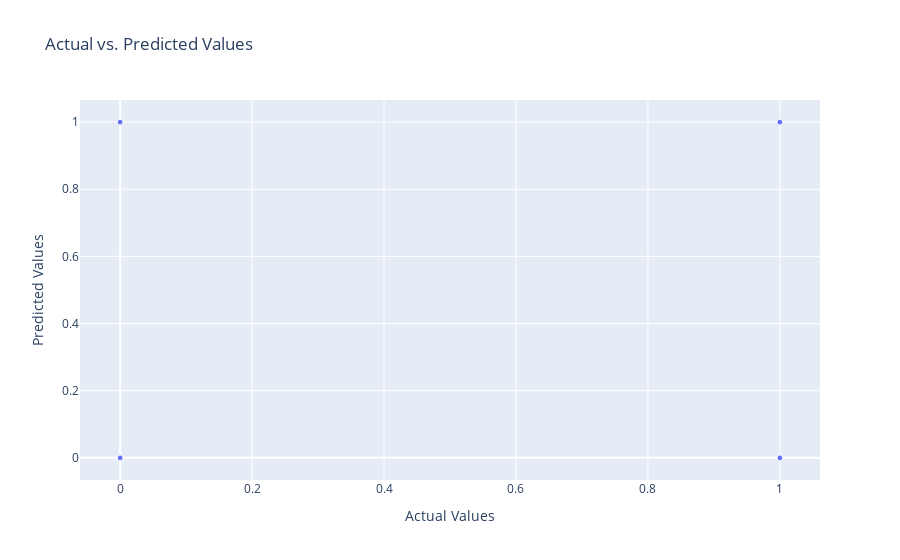

Source (notebook cell):
### Code cell
# Scatter plot of Actual vs. Predicted values
fig = px.scatter(df1, x='Actual', y='Predicted', title='Actual vs. Predicted Values')
fig.update_traces(marker=dict(size=5, opacity=0.6, line=dict(width=0.5, color='white')))
fig.update_layout(
    xaxis_title='Actual Values',
    yaxis_title='Predicted Values',
    showlegend=False
)
fig.show()

### Figure 1 — Plotly figure (JSON) as saved in the notebook; plotly's stock layout.template omitted (floating-point values rounded to 4 significant figures; data arrays with more than 128 entries replaced by an {"elided": "..."} marker saying what was removed)
{"data": [{"hovertemplate": "Actual=%{x}<br>Predicted=%{y}<extra></extra>", "legendgroup": "", "marker": {"color": "#636efa", "line": {"color": "white", "width": 0.5}, "opacity": 0.6, "size": 5, "symbol": "circle"}, "mode": "markers", "name": "", "showlegend": false, "type": "scattergl", "x": {"elided": "1409 int values"}, "xaxis": "x", "y": {"elided": "1409 int values"}, "yaxis": "y"}], "layout": {"legend": {"tracegroupgap": 0}, "showlegend": false, "title": {"text": "Actual vs. Predicted Values"}, "xaxis": {"anchor": "y", "domain": [0, 1], "title": {"text": "Actual Values"}}, "yaxis": {"anchor": "x", "domain": [0, 1], "title": {"text": "Predicted Values"}}}}
